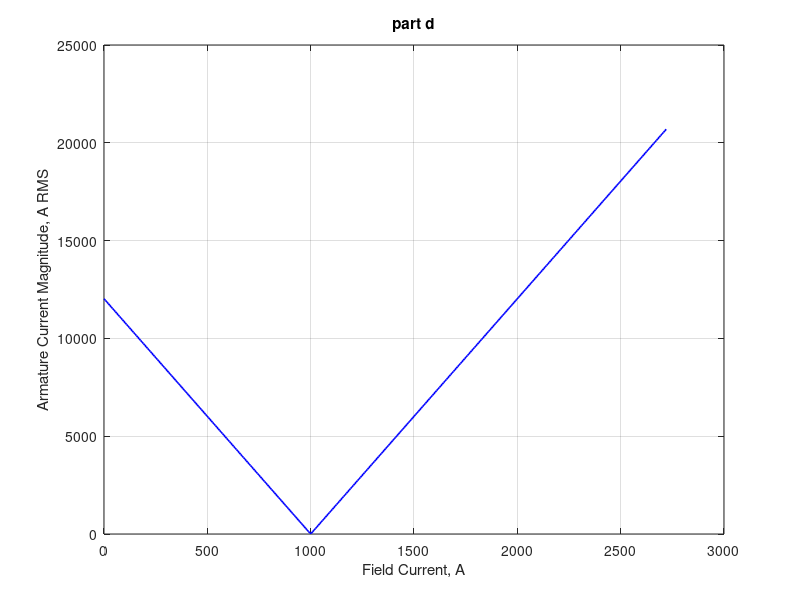

Source code (MATLAB):
%EE516 Powersystems Power System PQ Curve Analysis 
%Name: Mulualem Ayena 
clc; clear; close all;

% Given data
xs    = 2;              % pu
vpu   = 1;              % pu
ppu   = 0;              % pu
Ifnl  = 1000;           % A
Sbase = 1000e6;         % VA
Vbase = 24e3;           % V line-to-line RMS

% Base current
Ibase = Sbase / (sqrt(3)*Vbase);

% From part (a), use same maximum field current range
theta = acos(0.8);
eaf_max = abs(vpu + 1j*xs*exp(-1j*theta));
If_max  = Ifnl * eaf_max;

% eaf range from 0 to eaf_max
eaf = linspace(0, eaf_max, 400);

% For zero real power: delta = 0
delta = 0;

% Reactive power
qpu = (vpu/xs) .* (eaf*cos(delta) - vpu);

% Armature current magnitude in pu
ia_pu = abs(qpu);

% Convert to RMS amperes
Ia = Ibase * ia_pu;

% Field current
If = Ifnl * eaf;

% Plot
figure;
plot(If, Ia, 'b', 'LineWidth', 1.2);
grid on;
xlabel('Field Current, A');
ylabel('Armature Current Magnitude, A RMS');
title('part d');
